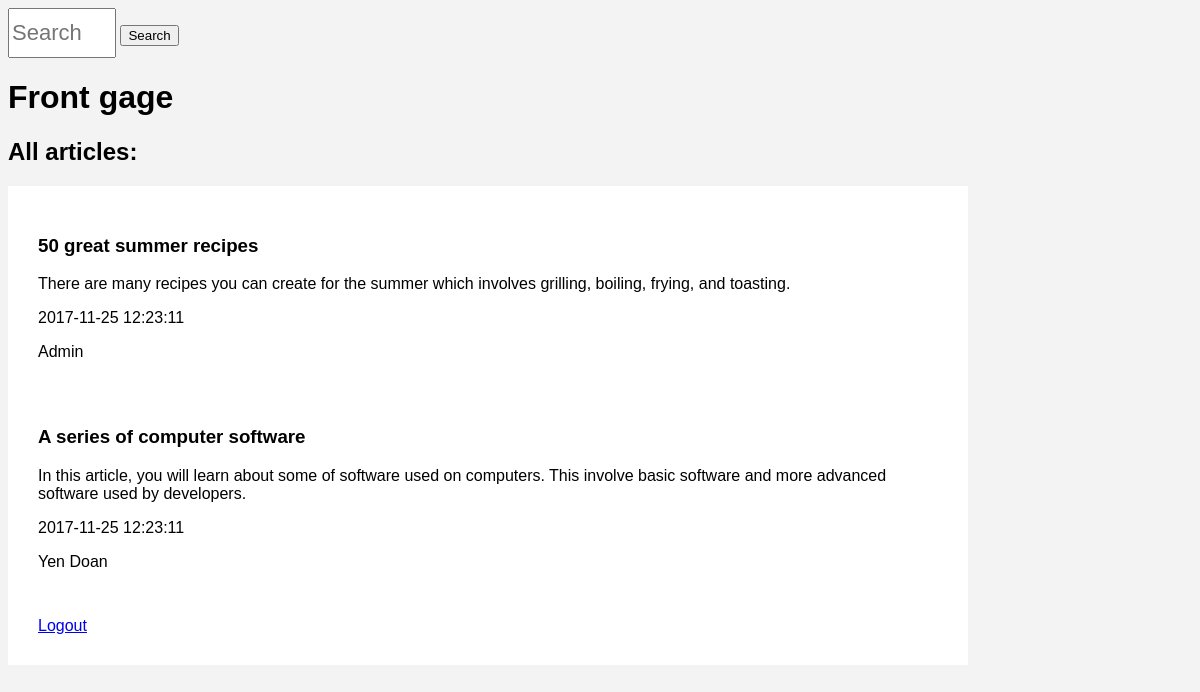
/index.php (signed in), run on the app's committed database.
### tables this page shows
CREATE TABLE IF NOT EXISTS `article` (
  `a_id` int NOT NULL AUTO_INCREMENT,
  `a_title` varchar(256) NOT NULL,
  `a_text` text NOT NULL,
  `a_author` varchar(256) NOT NULL,
  `a_date` datetime NOT NULL,
  PRIMARY KEY (`a_id`)
);

### index.php (the view, shortened to what this page needs)
<?php
		include 'dbh.php';
?>
<!DOCTYPE html>
<html lang="en">
<head>
	<link rel="stylesheet" type="text/css" href="style_home.css">
</head>
<body>
    <form action="search.php"method="POST">
		<input type="text" name="search" placeholder="Search">
		<button type="submit" name="submit-search">Search</button>
	</form>
    <h1>Front gage</h1>
		<h2>All articles:</h2>
		<div class="article-container">
			<?php
				$sql = "SELECT * FROM article";
				$result =  mysqli_query($conn, $sql);
				$queryResults = mysqli_num_rows($result);
				if($queryResults > 0){
					while($row =  mysqli_fetch_assoc($result)){
						echo"<div class='article-box'>
							<h3>".$row['a_title']."</h3>
							<p>".$row['a_text']."</p>
							<p>".$row['a_date']."</p>
							<p>".$row['a_author']."</p>
						</div>";
					}
				}
			?>
    <div class="container">
        <a href="logout.php" class="btn btn-warning">Logout</a>
    </div>
</body>
</html>

### style_home.css (style rules this page uses)
body { background-color: #f3f3f3; font-family: arial; }
.article-container { width: 900px; background-color: #fff; padding: 30px; }
.article-box { padding-bottom: 30px; width: 100%; }
input { width: 100px; height: 44px; font-size: 22px; }

### data on the page
article: a_title "50 great summer recipes", a_text "There are many recipes you can create for the summer which involves grilling, boiling, frying, and toasting.", a_date "2017-11-25 12:23:11", a_author "Admin"
article: a_title "A series of computer software", a_text "In this article, you will learn about some of software used on computers. This involve basic software and more advanced software used by developers.", a_date "2017-11-25 12:23:11", a_author "Yen Doan"
